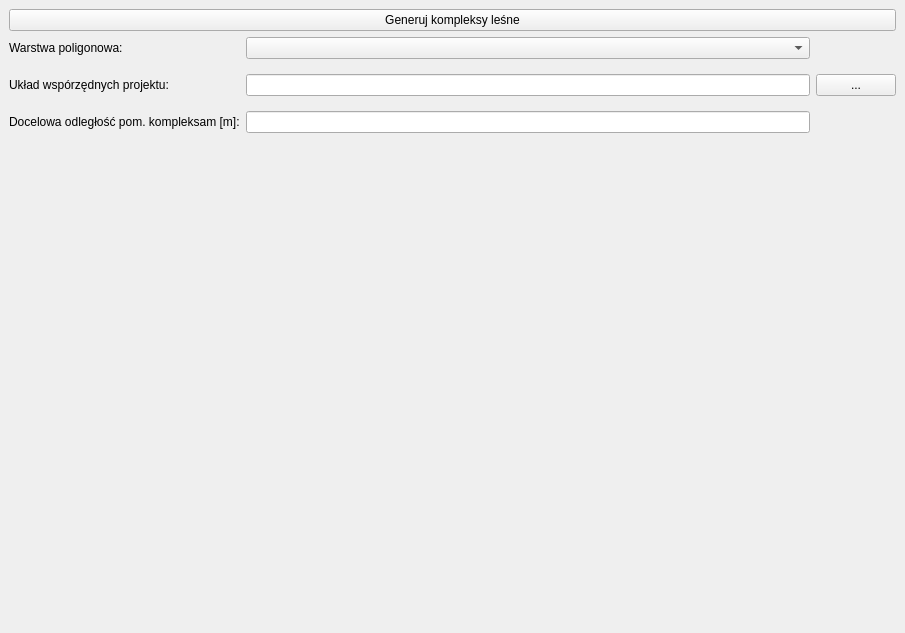
<?xml version="1.0" encoding="UTF-8"?>
<ui version="4.0">
 <class>ForestComplexesGeneratorDockWidgetBase</class>
 <widget class="QDockWidget" name="ForestComplexesGeneratorDockWidgetBase">
  <property name="geometry">
   <rect>
    <x>0</x>
    <y>0</y>
    <width>905</width>
    <height>633</height>
   </rect>
  </property>
  <property name="windowTitle">
   <string>Forest Complexes Generator</string>
  </property>
  <widget class="QWidget" name="dockWidgetContents">
   <layout class="QGridLayout" name="gridLayout">
    <item row="3" column="0">
     <widget class="QLabel" name="label_info">
      <property name="text">
       <string/>
      </property>
     </widget>
    </item>
    <item row="1" column="0">
     <widget class="QPushButton" name="pushButtonGenerateComplexes">
      <property name="text">
       <string>Generuj kompleksy leśne</string>
      </property>
     </widget>
    </item>
    <item row="2" column="0">
     <layout class="QGridLayout" name="gridLayout_2" rowstretch="0,0,0">
      <property name="sizeConstraint">
       <enum>QLayout::SetFixedSize</enum>
      </property>
      <property name="verticalSpacing">
       <number>15</number>
      </property>
      <item row="2" column="1">
       <widget class="QLineEdit" name="lineEditDistance">
        <property name="sizePolicy">
         <sizepolicy hsizetype="Preferred" vsizetype="Fixed">
          <horstretch>0</horstretch>
          <verstretch>0</verstretch>
         </sizepolicy>
        </property>
       </widget>
      </item>
      <item row="0" column="0">
       <widget class="QLabel" name="label">
        <property name="sizePolicy">
         <sizepolicy hsizetype="Fixed" vsizetype="Fixed">
          <horstretch>0</horstretch>
          <verstretch>0</verstretch>
         </sizepolicy>
        </property>
        <property name="text">
         <string>Warstwa poligonowa:</string>
        </property>
       </widget>
      </item>
      <item row="1" column="1">
       <widget class="QLineEdit" name="lineEditSelectedCRS"/>
      </item>
      <item row="2" column="0">
       <widget class="QLabel" name="label_2">
        <property name="sizePolicy">
         <sizepolicy hsizetype="Fixed" vsizetype="Fixed">
          <horstretch>0</horstretch>
          <verstretch>0</verstretch>
         </sizepolicy>
        </property>
        <property name="text">
         <string>Docelowa odległość pom. kompleksam [m]:</string>
        </property>
       </widget>
      </item>
      <item row="0" column="1">
       <widget class="QgsMapLayerComboBox" name="mMapLayerComboBoxInput"/>
      </item>
      <item row="1" column="0">
       <widget class="QLabel" name="label_3">
        <property name="text">
         <string>Układ wspórzędnych projektu:</string>
        </property>
       </widget>
      </item>
      <item row="1" column="2">
       <widget class="QPushButton" name="pushButtonSetCRS">
        <property name="text">
         <string>...</string>
        </property>
       </widget>
      </item>
     </layout>
    </item>
   </layout>
  </widget>
 </widget>
 <customwidgets>
  <customwidget>
   <class>QgsMapLayerComboBox</class>
   <extends>QComboBox</extends>
   <header>qgsmaplayercombobox.h</header>
  </customwidget>
 </customwidgets>
 <resources/>
 <connections/>
</ui>
